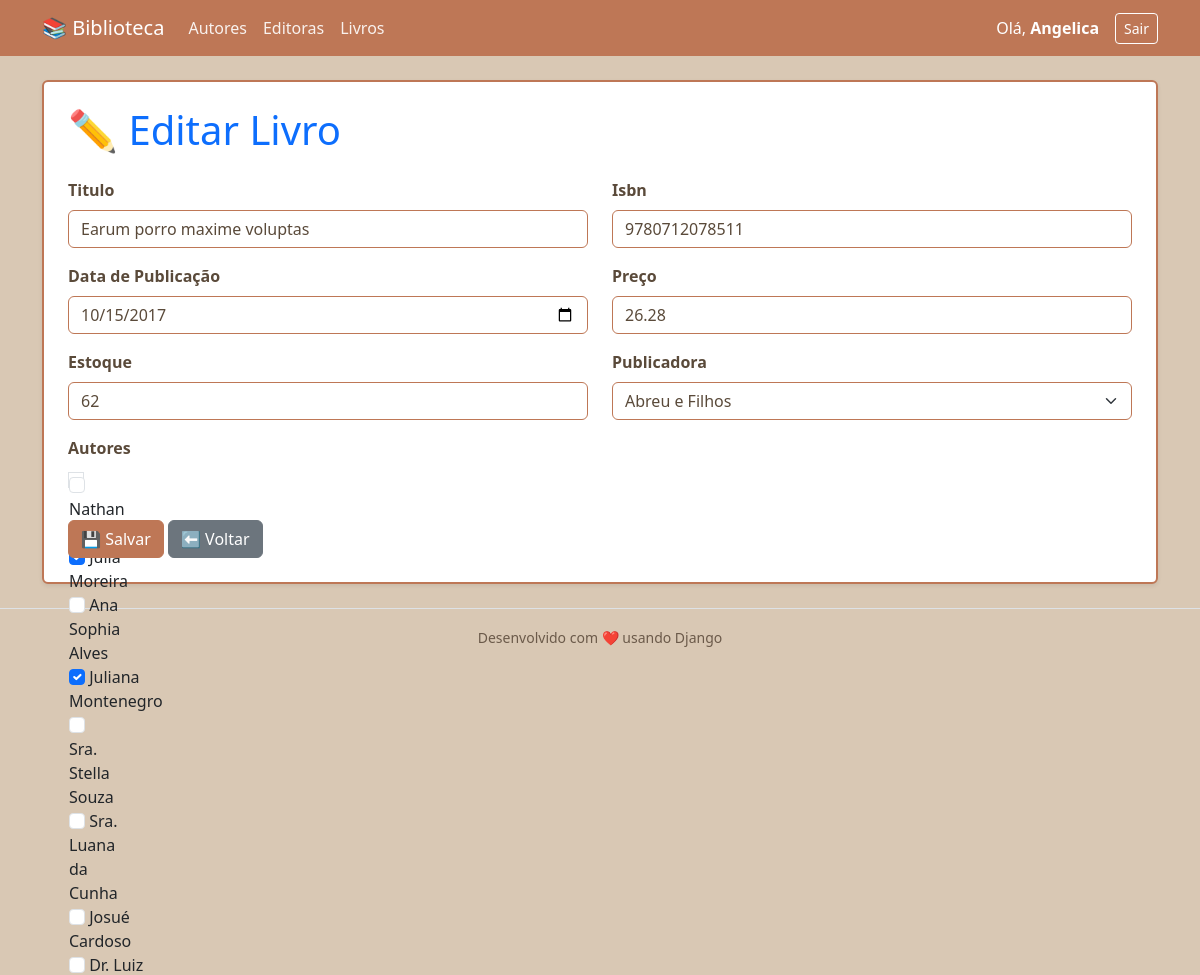
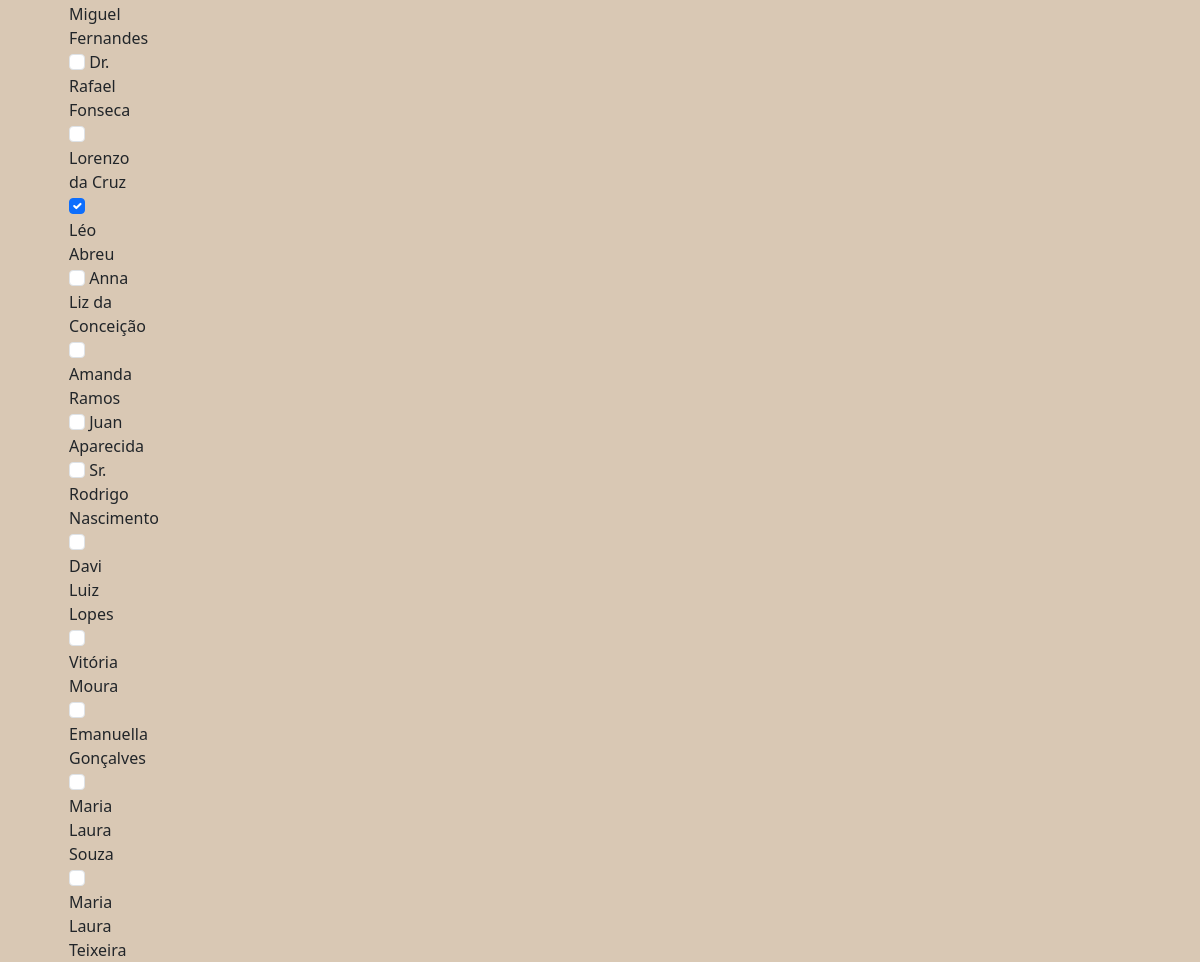
Page /biblioteca/livro/3/editar/ (signed in) on the committed database (2 pictures, top to bottom).
### biblioteca/models.py (models this page shows, shortened)
class Livro(models.Model):
    titulo = models.CharField(max_length=200)
    isbn = models.CharField(max_length=13, unique=True)
    publicacao_date = models.DateField()
    preco_decimal = models.DecimalField(max_digits=6, decimal_places=2)
    estoque = models.IntegerField()
    editora = models.ForeignKey(
        Publica,
        on_delete=models.CASCADE,
        related_name='livros'
    )
    autores = models.ManyToManyField(
        Autor,
        related_name='livros'
    )
    class Meta:
        db_table = 'Livro'
        verbose_name = 'Livro'
        verbose_name_plural = 'Livros'

### biblioteca/views.py (the view)
# urls.py: path('<str:entidade>/<int:pk>/editar/', views.editar_objeto, name='editar'),
@login_required
def editar_objeto(request, entidade, pk):
    if entidade == 'livro' and not request.user.has_perm('biblioteca.change_livro'):
        raise PermissionDenied("Você não tem permissão para editar livros.")
    modelo, Form = MAPEAMENTO.get(entidade, (None, None))
    if not modelo:
        return render(request, 'biblioteca/erro.html', {'mensagem': f'Entidade "{entidade}" inválida.'})
    obj = get_object_or_404(modelo, pk=pk)
    if request.method == 'POST':
        form = Form(request.POST, instance=obj)
        if form.is_valid():
            form.save()
            return redirect('listar', entidade=entidade)
    else:
        form = Form(instance=obj)
    return render(request, 'biblioteca/form.html', {'form': form, 'entidade': entidade})

### biblioteca/models.py (called while the page is built)
    def __str__(self):
        return self.nome

    def __str__(self):
        return self.nome

### biblioteca/templates/biblioteca/form.html (shortened to what this page needs)
{% extends 'biblioteca/base.html' %}
{% block content %}
<div class="card shadow-sm p-4">
    <h1 class="mb-4 text-primary">
        {% if form.instance.pk %}
            ✏️ Editar {{ entidade|capfirst }}
        {% else %}
            ➕ Novo {{ entidade|capfirst }}
        {% endif %}
    </h1>
    <form method="post" novalidate>
        <div class="row">
            {% for field in form %}
                <div class="mb-3 col-md-6">
                    <label for="{{ field.id_for_label }}" class="form-label fw-semibold">
                        {{ field.label }}
                    </label>
                    {{ field }}
                </div>
            {% endfor %}
        </div>
        <div class="mt-3">
            <button type="submit" class="btn btn-primary">💾 Salvar</button>
            <a href="{% url 'listar' entidade %}" class="btn btn-secondary">⬅️ Voltar</a>
        </div>
    </form>
</div>
{% endblock %}

### biblioteca/templates/biblioteca/base.html (shortened to what this page needs)
<!DOCTYPE html>
<html lang="pt-br">
<head>
    <link href="https://cdn.jsdelivr.net/npm/bootstrap@5.3.2/dist/css/bootstrap.min.css" rel="stylesheet">
</head>
<body>
    <nav class="navbar navbar-expand-lg navbar-dark bg-primary mb-4">
        <div class="container">
            <a class="navbar-brand" href="{% url 'dashboard' %}">📚 Biblioteca</a>
            {% if user.is_authenticated %}
                <div class="collapse navbar-collapse" id="navbarNav">
                    <ul class="navbar-nav me-auto">
                        <li class="nav-item">
                            <a class="nav-link text-white" href="{% url 'listar' 'autor' %}">Autores</a>
                        </li>
                        <li class="nav-item">
                            <a class="nav-link text-white" href="{% url 'listar' 'editora' %}">Editoras</a>
                        </li>
                        <li class="nav-item">
                            <a class="nav-link text-white" href="{% url 'listar' 'livro' %}">Livros</a>
                        </li>
                    </ul>
                    <div class="d-flex align-items-center">
                        <span class="text-white me-3">
                            Olá, <strong>{{ user.first_name|default:user.username }}</strong>
                        </span>
                        <a href="{% url 'logout' %}" class="btn btn-outline-light btn-sm">Sair</a>
                    </div>
                </div>
            {% else %}
                <div class="d-flex">
                    <a href="{% url 'login' %}" class="btn btn-outline-light btn-sm me-2">Entrar</a>
                    <a href="{% url 'signup' %}" class="btn btn-light btn-sm">Cadastrar</a>
                </div>
            {% endif %}
        </div>
    </nav>
    <div class="container">
        {% block content %}
        {% endblock %}
    </div>
    <footer class="text-center text-muted py-3 mt-4 border-top">
        <small>Desenvolvido com ❤️ usando Django</small>
    </footer>
</body>
</html>

### biblioteca/templates/biblioteca/base.html (style rules this page uses)
:root { --cor-primaria: #be7756; --cor-secundaria: #D9C8B4; --cor-hover: #a66647; --cor-texto-escuro: #5a4a3a; --cor-texto-medio: #6b5a4a; }
body { background-color: var(--cor-secundaria) !important; color: var(--cor-texto-escuro) !important; }
h1, h2, h3, h4, h5, h6 { color: var(--cor-primaria) !important; }
.navbar { background-color: var(--cor-primaria) !important; }
.navbar-brand { color: #fff !important; }
.nav-link { color: rgba(255, 255, 255, 0.9) !important; }
.btn-primary { background-color: var(--cor-primaria) !important; border-color: var(--cor-primaria) !important; color: #fff !important; }
.btn-outline-light { color: #fff !important; border-color: #fff !important; }
.card { border: 2px solid var(--cor-primaria); background-color: #fff; }
.form-label { color: var(--cor-texto-escuro) !important; font-weight: 500; }
.form-control, .form-select { border-color: var(--cor-primaria); color: var(--cor-texto-escuro); }
a { color: var(--cor-primaria); text-decoration: none; }
footer { color: var(--cor-texto-medio) !important; border-color: var(--cor-primaria) !important; }
.text-muted { color: var(--cor-texto-medio) !important; }

### rows in the picture
Livro: form "Earum porro maxime voluptas" "9780712078511" "10/15/2017" "26.28" "62" "Abreu e Filhos"

### other values in the picture
{{ user.first_name|default:user.username }} "Angelica"
{{ entidade|capfirst }} "Livro"
{{ field.label }} "Titulo" "Isbn" "Data de Publicação" "Preço" "Estoque" "Publicadora" "Autores"
